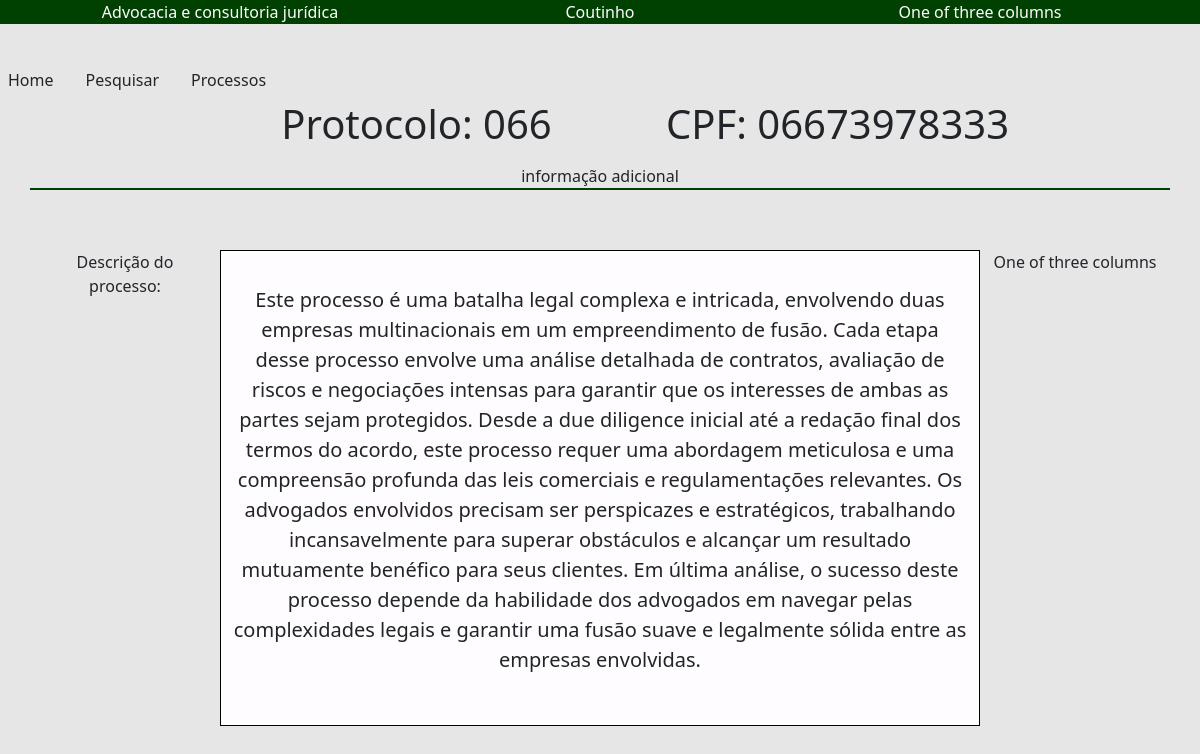
The page /exibirProcesso.php?protocolo=066 on the database its author committed.
### tables this page shows
CREATE TABLE Processo (id INTEGER PRIMARY KEY, cpf TEXT , descricao TEXT, parceiro TEXT, protocolo text,dataAbertura TEXT,FOREIGN KEY (cpf) REFERENCES Pessoa(cpf));

### pesquisaProcessos.php (called while the page is built, shortened)
<?php
require_once 'enviaProcesso.php';
require_once 'Processo.php';
function buscarProcessoProtocolo($pdo,$protocolo) {
        $query = "SELECT * FROM Processo WHERE protocolo = :protocolo";
        $statement = $pdo->prepare($query);
        $statement->bindValue(':protocolo',$protocolo);
        $statement->execute();
        $resultado = $statement->fetch();
        $processo = new Processo($resultado['cpf'],$resultado['protocolo'],$resultado['parceiro'],$resultado['descricao'],$resultado['dataAbertura']);
        return $processo;
    }

### Processo.php (called while the page is built, shortened)
<?php
class Processo
{
    private string $cpf;
    private string $protocolo;
    private string $descricao;
    public function __construct(string $cpf, string $protocolo, string $parceiro, string $descricao, String $dataAbertura) {
        $this->cpf = $cpf;
        $this->protocolo = $protocolo;
        $this->descricao = $descricao;
    }
  public function cpf() : string{
    return $this->cpf;
  }
    public function protocolo() : string {
        return $this->protocolo;
    }
    public function descricao() : string {
        return $this->descricao;
    }
}

### exibirProcesso.php (the view, shortened to what this page needs)
<?php
require_once 'conexao.php';
require_once 'pesquisaProcessos.php';
require_once 'Processo.php';
?>
<!DOCTYPE html>
<html lang="en">
<head>
    <link rel="stylesheet" href="exibirProcesso.css">
    <link href="https://cdn.jsdelivr.net/npm/bootstrap@5.3.3/dist/css/bootstrap.min.css" rel="stylesheet">
</head>
<body>
    <header>
    <div class="container text-center">
  <div class="row align-items-center">
    <div class="col">
    Advocacia e consultoria jurídica
    </div>
    <div class="col">
  Coutinho
    </div>
    <div class="col">
      One of three columns
    </div>
  </div>
</div>
    </header>
   <main>
   <div class="hstack gap-3">
  <div class="p-2 fw-lighter">Home</div>
  <div class="p-2 fw-lighter">Pesquisar</div>
  <div class="p-2 fw-lighter">Processos</div>
</div>
   <?php if (isset($_GET['protocolo'])) {
    $protocolo = $_GET['protocolo'];
    $processo = buscarProcessoProtocolo($pdo,$protocolo);
}?>
<div class="container text-center informacoes_topo">
  <div class="row justify-content-md-center">
    <div class="col col-lg-5">
      <p class="info_topo_text display-6">Protocolo: <?php echo $processo->protocolo();?></p>
    </div>
    <div class="col-md-auto">
    <h5 class="display-6">CPF: <?php echo $processo->cpf();?></h5>
    </div>
    <div class="col col-lg-5">
      informação adicional
    </div>
  </div>
</div>
<div class="container text-center secao_main">
  <div class="row align-items-start">
    <div class="col-lg-2">
     Descrição do processo:
    </div>
    <div class="col-lg-8 descricao ">
     <p class="lead"><?php echo $processo->descricao();?></p>
    </div>
    <div class="col">
      One of three columns
    </div>
  </div>
</div>
   </main>
</body>
</html>

### exibirProcesso.css (style rules this page uses)
:root { --cor-primaria: #004101; --cor-secundaria: #FFBA58; --cor-terciaria: #FFFCFF; }
* { margin: 0; padding: 0; box-sizing: border-box; }
body { background-color: rgba(182, 182, 182, 0.333)!important; min-height: 100vh; }
header { background-color: var(--cor-primaria) !important; margin-bottom: 3%; color: #FFFCFF; }
.informacoes_topo { width: 100% !important; border-bottom: 2px solid #004101 !important; }
.secao_main { margin-top: 5%; min-height: 18em !important; align-content: center; }
.descricao { border: 1px solid black !important; min-height: 80%; padding: 3%; background-color: #FFFCFF; }

### rows shown on the page
processo: protocolo "066", cpf "06673978333", descricao "Este processo é uma batalha legal complexa e intricada, envolvendo duas empresas multinacionais em um empreendimento de fusão. Cada etapa desse processo envolve uma análise detalhada de contratos, avaliação de riscos e negociações intensas para garantir que os interesses de ambas as partes sejam protegidos. Desde a due diligence inicial até a redação final dos termos do acordo, este processo requer uma abordagem meticulosa e uma compreensão profunda das leis comerciais e regulamentações relevantes. Os advogados envolvidos precisam ser perspicazes e estratégicos, trabalhando incansavelmente para superar obstáculos e alcançar um resultado mutuamente benéfico para seus clientes. Em última…"
